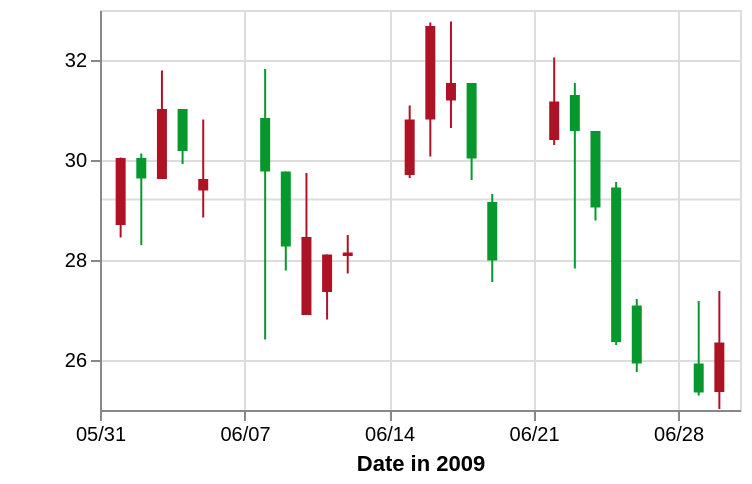

Express this chart as Vega-Lite.
### Vega specification from a JSON file in a GitHub repository (floating-point values rounded to 4 significant figures)
{"$schema": "https://vega.github.io/schema/vega/v3.0.json", "description": "A candlestick chart inspired from Protovis(http://mbostock.github.io/protovis/ex/candlestick.html)", "autosize": "pad", "padding": 5, "style": "cell", "data": [{"name": "source_0", "values": [{"date": "01-Jun-2009", "open": 28.7, "high": 30.05, "low": 28.45, "close": 30.04, "signal": "short", "ret": -4.894}, {"date": "02-Jun-2009", "open": 30.04, "high": 30.13, "low": 28.3, "close": 29.63, "signal": "short", "ret": -0.3226}, {"date": "03-Jun-2009", "open": 29.62, "high": 31.79, "low": 29.62, "close": 31.02, "signal": "short", "ret": 3.687}, {"date": "04-Jun-2009", "open": 31.02, "high": 31.02, "low": 29.92, "close": 30.18, "signal": "short", "ret": 4.51}, {"date": "05-Jun-2009", "open": 29.39, "high": 30.81, "low": 28.85, "close": 29.62, "signal": "short", "ret": 6.084}, {"date": "08-Jun-2009", "open": 30.84, "high": 31.82, "low": 26.41, "close": 29.77, "signal": "short", "ret": 1.254}, {"date": "09-Jun-2009", "open": 29.77, "high": 29.77, "low": 27.79, "close": 28.27, "signal": "short", "ret": -5.024}, {"date": "10-Jun-2009", "open": 26.9, "high": 29.74, "low": 26.9, "close": 28.46, "signal": "short", "ret": -5.466}, {"date": "11-Jun-2009", "open": 27.36, "high": 28.11, "low": 26.81, "close": 28.11, "signal": "short", "ret": -8.374}, {"date": "12-Jun-2009", "open": 28.08, "high": 28.5, "low": 27.73, "close": 28.15, "signal": "short", "ret": -5.528}, {"date": "15-Jun-2009", "open": 29.7, "high": 31.09, "low": 29.64, "close": 30.81, "signal": "long", "ret": 3.492}, {"date": "16-Jun-2009", "open": 30.81, "high": 32.75, "low": 30.07, "close": 32.68, "signal": "short", "ret": 0.155}, {"date": "17-Jun-2009", "open": 31.19, "high": 32.77, "low": 30.64, "close": 31.54, "signal": "short", "ret": 5.828}, {"date": "18-Jun-2009", "open": 31.54, "high": 31.54, "low": 29.6, "close": 30.03, "signal": "short", "ret": 8.176}, {"date": "19-Jun-2009", "open": 29.16, "high": 29.32, "low": 27.56, "close": 27.99, "signal": "short", "ret": 8.599}, {"date": "22-Jun-2009", "open": 30.4, "high": 32.05, "low": 30.3, "close": 31.17, "signal": "short", "ret": 15.49}, {"date": "23-Jun-2009", "open": 31.3, "high": 31.54, "low": 27.83, "close": 30.58, "signal": "short", "ret": 11.74}, {"date": "24-Jun-2009", "open": 30.58, "high": 30.58, "low": 28.79, "close": 29.05, "signal": "long", "ret": -10.42}, {"date": "25-Jun-2009", "open": 29.45, "high": 29.56, "low": 26.3, "close": 26.36, "signal": "long", "ret": 0}, {"date": "26-Jun-2009", "open": 27.09, "high": 27.22, "low": 25.76, "close": 25.93, "signal": "long", "ret": 0}, {"date": "29-Jun-2009", "open": 25.93, "high": 27.18, "low": 25.29, "close": 25.35, "signal": "long", "ret": 5.263}, {"date": "30-Jun-2009", "open": 25.36, "high": 27.38, "low": 25.02, "close": 26.35, "signal": "long", "ret": 6.738}]}, {"name": "data_0", "source": "source_0", "transform": [{"type": "formula", "expr": "datum.open > datum.close", "as": "isIncrease"}, {"type": "formula", "expr": "(datum.open + datum.close)/2", "as": "mid"}]}, {"name": "data_1", "source": "data_0", "transform": [{"type": "formula", "expr": "toNumber(datum[\"mid\"])", "as": "mid"}, {"type": "aggregate", "groupby": [], "ops": ["mean"], "fields": ["mid"], "as": ["mean_mid"]}]}, {"name": "data_2", "source": "data_0", "transform": [{"type": "formula", "expr": "toDate(datum[\"date\"])", "as": "date"}, {"type": "formula", "expr": "toNumber(datum[\"low\"])", "as": "low"}, {"type": "formula", "expr": "toNumber(datum[\"high\"])", "as": "high"}, {"type": "filter", "expr": "datum[\"date\"] !== null && !isNaN(datum[\"date\"]) && datum[\"low\"] !== null && !isNaN(datum[\"low\"])"}, {"type": "formula", "as": "yearmonthdate_date", "expr": "datetime(year(datum[\"date\"]), month(datum[\"date\"]), date(datum[\"date\"]), 0, 0, 0, 0)"}]}, {"name": "data_3", "source": "data_0", "transform": [{"type": "formula", "expr": "toDate(datum[\"date\"])", "as": "date"}, {"type": "formula", "expr": "toNumber(datum[\"open\"])", "as": "open"}, {"type": "formula", "expr": "toNumber(datum[\"close\"])", "as": "close"}, {"type": "filter", "expr": "datum[\"date\"] !== null && !isNaN(datum[\"date\"]) && datum[\"open\"] !== null && !isNaN(datum[\"open\"])"}, {"type": "formula", "as": "yearmonthdate_date", "expr": "datetime(year(datum[\"date\"]), month(datum[\"date\"]), date(datum[\"date\"]), 0, 0, 0, 0)"}]}], "signals": [{"name": "width", "update": "320"}, {"name": "height", "update": "200"}], "marks": [{"name": "layer_0_marks", "type": "rule", "style": ["rule"], "from": {"data": "data_1"}, "encode": {"update": {"x": {"value": 0}, "y": {"scale": "y", "field": "mean_mid"}, "x2": {"field": {"group": "width"}}, "stroke": {"value": "fff"}}}}, {"name": "layer_1_marks", "type": "rule", "style": ["rule"], "from": {"data": "data_2"}, "encode": {"update": {"x": {"scale": "x", "field": "yearmonthdate_date"}, "y": {"scale": "y", "field": "low"}, "y2": {"scale": "y", "field": "high"}, "stroke": {"scale": "color", "field": "isIncrease"}}}}, {"name": "layer_2_marks", "type": "rect", "style": ["bar"], "from": {"data": "data_3"}, "encode": {"update": {"xc": {"scale": "x", "field": "yearmonthdate_date"}, "width": {"value": 5}, "y": {"scale": "y", "field": "open"}, "y2": {"scale": "y", "field": "close"}, "fill": {"scale": "color", "field": "isIncrease"}}}}], "scales": [{"name": "y", "type": "linear", "domain": {"fields": [{"data": "data_1", "field": "mean_mid"}, {"data": "data_2", "field": "low"}, {"data": "data_2", "field": "high"}, {"data": "data_3", "field": "open"}, {"data": "data_3", "field": "close"}], "sort": true}, "range": [{"signal": "height"}, 0], "zero": false, "nice": true}, {"name": "x", "type": "time", "domain": {"fields": [{"signal": "{data: datetime(2009, 4, 31, 0, 0, 0, 0)}"}, {"signal": "{data: datetime(2009, 6, 1, 0, 0, 0, 0)}"}, {"data": "data_3", "field": "yearmonthdate_date"}], "sort": true}, "range": [0, {"signal": "width"}], "nice": "day"}, {"name": "color", "type": "ordinal", "domain": {"fields": [{"data": "data_2", "field": "isIncrease"}, {"data": "data_3", "field": "isIncrease"}], "sort": true}, "range": ["#ae1325", "#06982d"]}], "axes": [{"title": "Date in 2009", "scale": "x", "labelOverlap": true, "orient": "bottom", "tickCount": {"signal": "ceil(width/40)"}, "zindex": 1, "encode": {"labels": {"update": {"text": {"signal": "timeFormat(datum.value, '%m/%d')"}}}}}, {"scale": "x", "domain": false, "grid": true, "labels": false, "maxExtent": 0, "minExtent": 0, "orient": "bottom", "tickCount": {"signal": "ceil(width/40)"}, "ticks": false, "zindex": 0, "gridScale": "y"}, {"title": "", "scale": "y", "labelOverlap": true, "orient": "left", "tickCount": {"signal": "ceil(height/40)"}, "zindex": 1}, {"scale": "y", "domain": false, "grid": true, "labels": false, "maxExtent": 0, "minExtent": 0, "orient": "left", "tickCount": {"signal": "ceil(height/40)"}, "ticks": false, "zindex": 0, "gridScale": "x"}], "config": {"axis": {"domainColor": "#888", "tickColor": "#888"}, "axisY": {"minExtent": 30}}}
